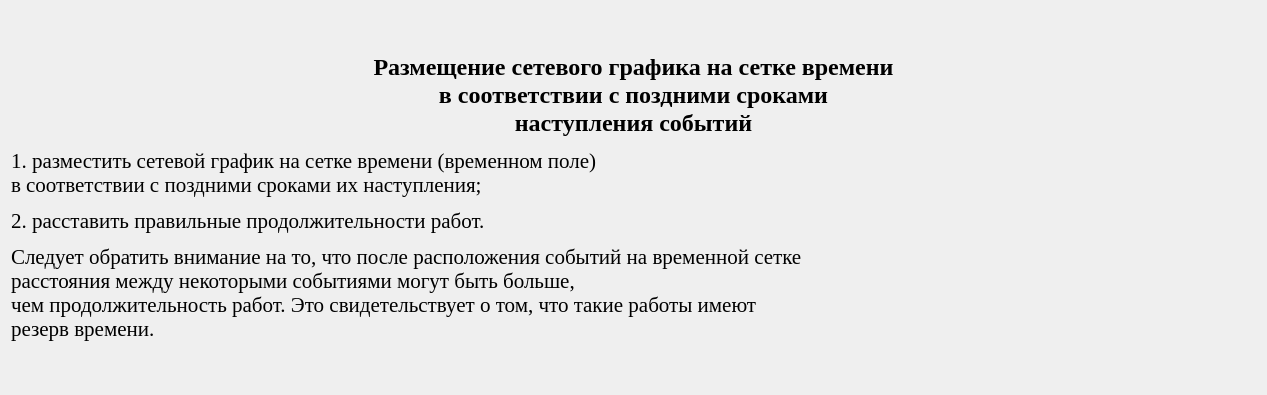
<?xml version="1.0" encoding="UTF-8"?>
<ui version="4.0">
 <class>TextTask4</class>
 <widget class="QDialog" name="TextTask4">
  <property name="geometry">
   <rect>
    <x>0</x>
    <y>0</y>
    <width>1267</width>
    <height>395</height>
   </rect>
  </property>
  <property name="font">
   <font>
    <family>Times New Roman</family>
    <pointsize>16</pointsize>
   </font>
  </property>
  <property name="windowTitle">
   <string>Задание 4</string>
  </property>
  <layout class="QVBoxLayout" name="verticalLayout">
   <item>
    <widget class="QLabel" name="label">
     <property name="font">
      <font>
       <family>Times New Roman</family>
       <pointsize>16</pointsize>
      </font>
     </property>
     <property name="text">
      <string>&lt;html&gt;&lt;head/&gt;&lt;body&gt;&lt;p align=&quot;center&quot;&gt;&lt;span style=&quot; font-size:18pt; font-weight:600;&quot;&gt;Размещение сетевого графика на сетке времени&lt;br/&gt;в соответствии с поздними сроками &lt;br/&gt;наступления событий&lt;/span&gt;&lt;/p&gt;&lt;p align=&quot;justify&quot;&gt;&lt;span style=&quot; font-size:16pt;&quot;&gt;1. разместить сетевой график на сетке времени (временном поле)&lt;br/&gt;в соответствии с поздними сроками их наступления; &lt;/span&gt;&lt;/p&gt;&lt;p align=&quot;justify&quot;&gt;&lt;span style=&quot; font-size:16pt;&quot;&gt;2. расставить правильные продолжительности работ.&lt;/span&gt;&lt;/p&gt;&lt;p align=&quot;justify&quot;&gt;&lt;span style=&quot; font-size:16pt;&quot;&gt;Следует обратить внимание на то, что после расположения событий на временной сетке &lt;br/&gt;расстояния между некоторыми событиями могут быть больше, &lt;br/&gt;чем продолжительность работ. Это свидетельствует о том, что такие работы имеют &lt;br/&gt;резерв времени.&lt;/span&gt;&lt;/p&gt;&lt;/body&gt;&lt;/html&gt;</string>
     </property>
    </widget>
   </item>
  </layout>
 </widget>
 <resources/>
 <connections/>
</ui>
